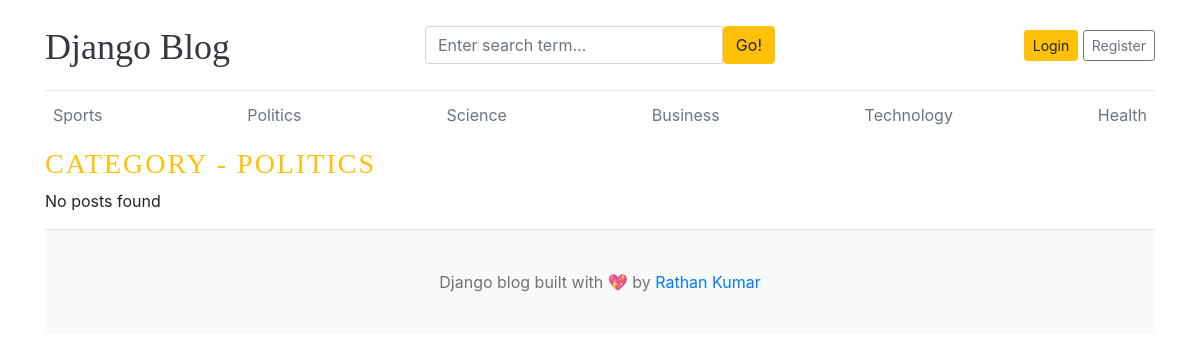
The page /category/2/ on the database as committed earlier.
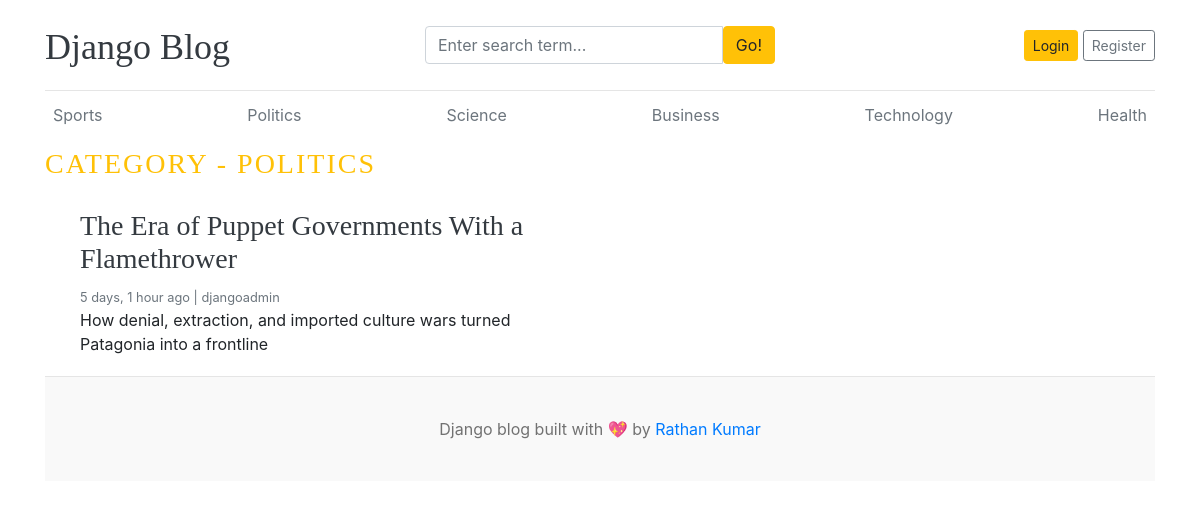
The same page on the database as committed later.
### Blogapp/models.py (models this page shows, shortened)
class Category(models.Model):
    category_name = models.CharField(max_length=50, unique=True)
    created_at = models.DateTimeField(auto_now_add=True)
    updated_at = models.DateTimeField(auto_now=True)
    class Meta:
        verbose_name_plural = 'categories'
    def __str__(self):
        return self.category_name

class Blog(models.Model):
    STATUS_CHOICES = (
        ("Draft", "Draft"),
        ("Published", "Published"),
    )
    title = models.CharField(max_length=100)
    slug = models.SlugField(max_length=150, unique=True, blank=True)
    category = models.ForeignKey(Category, on_delete=models.CASCADE)
    author = models.ForeignKey(User, on_delete=models.CASCADE)
    featured_image = models.ImageField(upload_to='uploads/%Y/%m/%d')
    short_description = models.TextField(max_length=500)
    blog_body = models.TextField(max_length=2000)
    status = models.CharField(max_length=20, choices=STATUS_CHOICES, default="Draft")
    is_featured = models.BooleanField(default=False)
    created_at = models.DateTimeField(auto_now_add=True)
    updated_at = models.DateTimeField(auto_now=True)

### Blogapp/views.py (the view)
# urls.py: path('<int:category_id>/',posts_by_category,name='posts_by_category')
def posts_by_category(request,category_id):
    posts=Blog.objects.filter(status='Published', category=category_id)
    category = get_object_or_404(Category,pk=category_id)
    context={
        'posts':posts,
       'category':category,
    }
    return render(request, 'posts_by_category.html', context)

### Blogapp/context_processors.py (called while the page is built)
def get_categories(request):
    categories = Category.objects.all()
    return dict(categories=categories)

def get_social_link(request):
    social_link = SocialLink.objects.all()
    return dict(social_link=social_link)

### Blogapp/templates/posts_by_category.html
{% extends 'base.html' %}
{% block content %}
<h3 class="text-uppercase text-warning" style="letter-spacing: 2px;">Category - {{ category }}</h3>
<div cla`ss="row mb-2">
    {% if posts %}
    {% for post in posts %}
    <div class="col-md-6">
        <div class="card border-0">
            <div class="card-body">
                <h3><a href="{% url 'blogs' post.slug %}" class="text-dark">{{ post.title }}</a></h3>
                <small class="mb-1 text-muted">{{ post.created_at | timesince }} ago | {{ post.author }}</small>
                <p class="card-text">{{ post.short_description | truncatewords:25}}</p>
            </div>
        </div>
    </div>
    {% endfor %}
    {% else %}
    <p>No posts found</p>
    {% endif %}
</div>
{% endblock %}

### Blogapp/templates/base.html (shortened to what this page needs)
{% load static %}
<!DOCTYPE html>
<html lang="en">
<head>
    <link href="https://getbootstrap.com/docs/4.0/dist/css/bootstrap.min.css" rel="stylesheet">
    <link href="{% static 'css/blog.css' %}" rel="stylesheet">
</head>
<body>
    <div class="container">
        <header class="blog-header py-3">
            <div class="row flex-nowrap justify-content-between align-items-center">
                <div class="col-4 pt-1">
                    <a class="blog-header-logo text-dark" href="/">Django Blog</a>
                </div>
                <div class="col-4">
                    <form action="{% url 'search' %}" method="GET">
                        <div class="input-group">
                        <input class="form-control" type="text" name="keyword" value="{{ keyword }}" placeholder="Enter search term..." aria-label="Enter search term..." aria-describedby="button-search" />
                        <button type="submit" class="btn btn-warning" id="button-search" type="button">Go!</button>
                    </div>
                    </form>
                </div>
                <div class="col-4 d-flex justify-content-end align-items-center">
                    {% if user.is_authenticated%}
                    Welcome {{ user }}&nbsp;&nbsp;&nbsp;&nbsp;
                    <a class="btn btn-sm btn-warning" href="{% url 'logout' %}">Logout</a>
                    {% else %}
                        <a class="btn btn-sm btn-warning" href="{% url 'login' %}">Login</a> &nbsp;
                        <a class="btn btn-sm btn-outline-secondary" href="{% url 'register' %}">Register</a>
                    {% endif %}
                </div>
            </div>
        </header>
        <div class="nav-scroller py-1 mb-2">
            <nav class="nav d-flex justify-content-between">
                {% for cat in categories%}
                <a class="p-2 text-muted" href="{% url 'posts_by_category' cat.id %}">{{ cat.category_name}}</a>
                {% endfor %}
            </nav>
        </div>
        {% block content %}
        {% endblock %}
        <footer class="blog-footer">
            <p>Django blog built with 💖 by <a href="#">Rathan Kumar</a></p>
        </footer>
</body>
</html>

### Blogapp/static/css/blog.css (style rules this page uses)
.blog-header { border-bottom: 1px solid #e5e5e5; }
.blog-header-logo { font-family: "Playfair Display", Georgia, "Times New Roman", serif; font-size: 2.25rem; }
h1, h2, h3, h4, h5, h6 { font-family: "Playfair Display", Georgia, "Times New Roman", serif; }
.blog-footer { padding: 2.5rem 0; color: #727272; text-align: center; background-color: #f9f9f9; border-top: .05rem solid #e5e5e5; }
.blog-footer p:last-child { margin-bottom: 0; }

Rows that differ between the two databases and show on the page:
added Blog: title "The Era of Puppet Governments With a Flamethrower", created_at "5 days, 1 hour", author "djangoadmin", short_description "How denial, extraction, and imported culture wars turned Patagonia into a frontline"
Other text that changed with them:
text no longer shown: "No posts found"
